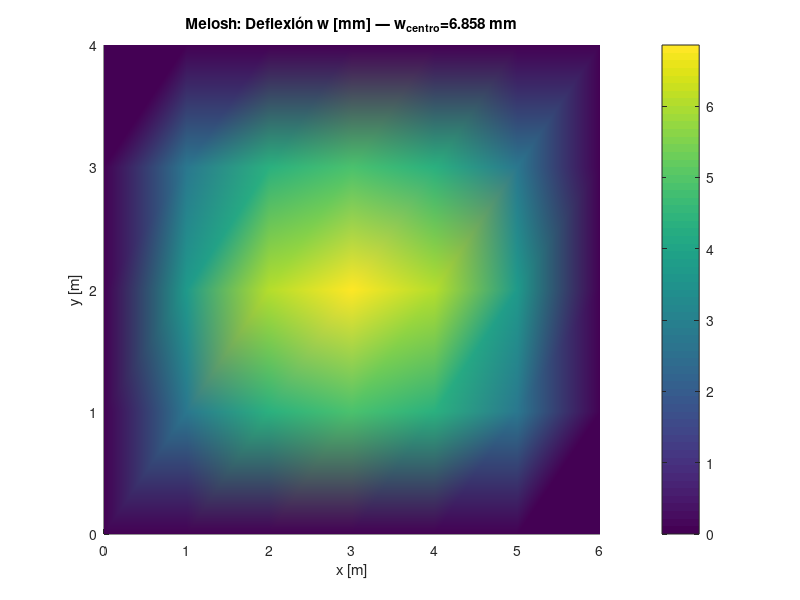
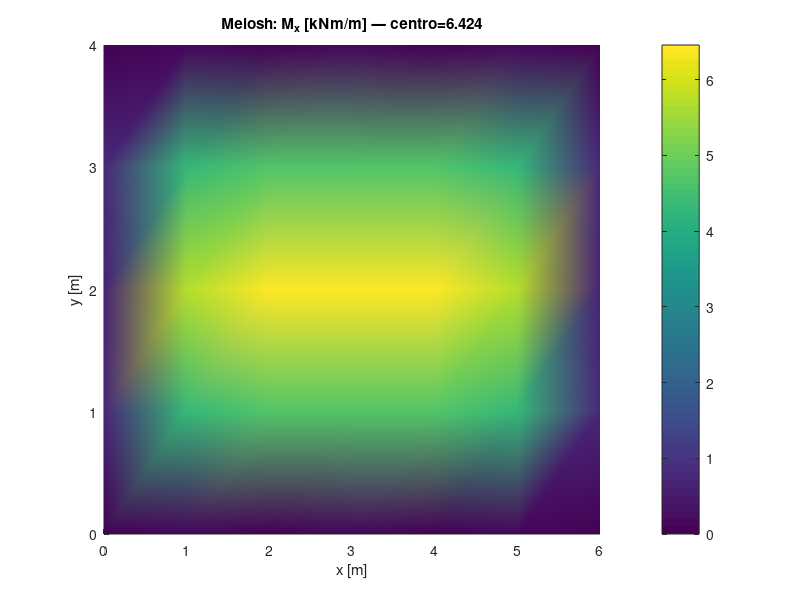
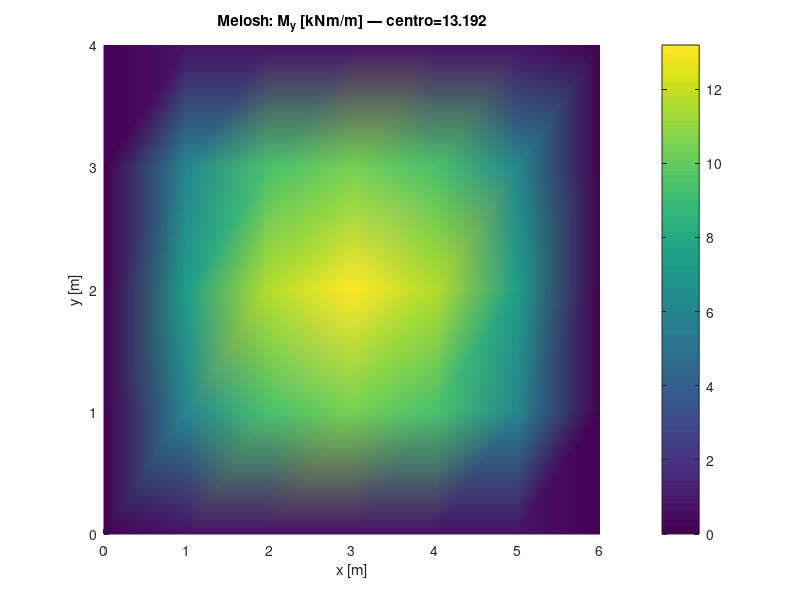
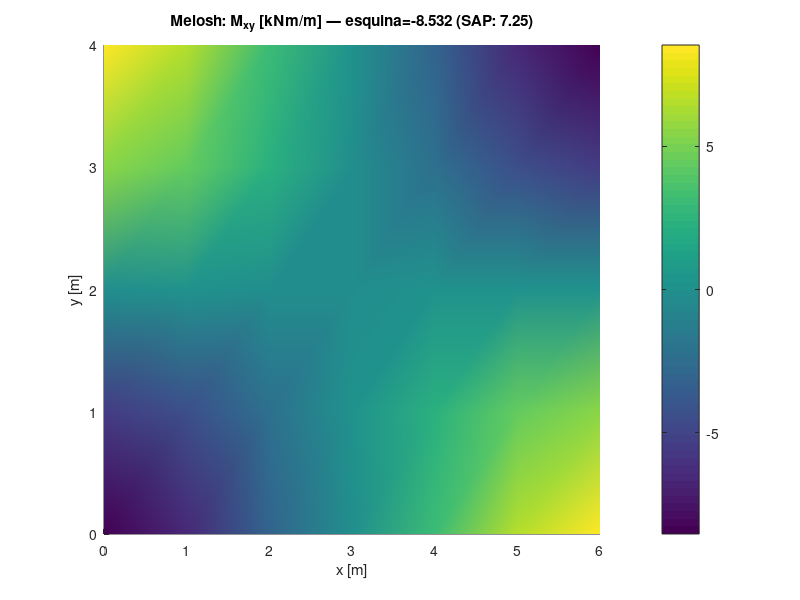

Reproduce these figures in MATLAB, in order.
% =========================================================================
% Rectangular Slab FEA — formulación Melosh ACM (DKE-like) — Calcpad-Lab
% =========================================================================
% Mismo problema que demo_rectangular_slab_fea.m PERO con el elemento
% que usa SAP 2000 (DKE/DSE de Wilson, 3 GDL/nodo).
%
% Elemento Melosh non-conforming rectangular Kirchhoff plate:
%   - 4 nodos × 3 GDL = 12 GDL/elemento
%   - GDLs por nodo: w, β_x=∂w/∂x, β_y=∂w/∂y
%   - Polinomio cúbico incompleto (12 monomios) en w(x,y)
%   - C0 continuo (NO C1 — non-conforming)
%
% Ref: Wilson E.L. cap. 8 + Cook,Malkus,Plesha cap. 12.7
%
% Diferencia clave con BFS Q4:
%   BFS Q4: 16 GDL, agrega ψ=∂²w/∂x∂y → captura twist en esquinas
%   Melosh:  12 GDL, sin ψ → twist subestimado (típico SAP 2000)
%
% Resultado SAP 2000 esperado:
%   w_centro=6.529 mm, M_x=6.22, M_y=12.76, M_xy(esquina)=±7.25
% =========================================================================
t_total = tic;

%% Datos de entrada (idénticos al ejemplo Calcpad oficial)
a  = 6
b  = 4
t  = 0.1
q  = 10
E  = 35e6
nu = 0.15

%% Malla 6×4
n_a = 6
n_b = 4
n_e = n_a*n_b
n_j = (n_a+1)*(n_b+1)
n_dof = 3                          % w, β_x, β_y
n_k = n_dof*4                      % 12
a_1 = a/n_a
b_1 = b/n_b
n_g = n_dof*n_j

% Coordenadas de nodos (mismo orden Calcpad)
x_j = zeros(n_j, 1);
y_j = zeros(n_j, 1);
x = 0; y = 0;
for j = 1:n_j
    x_j(j) = x;
    y_j(j) = y;
    y = y + b_1;
    if y > b + 1e-9
        y = 0;
        x = x + a_1;
    end
end

% Conectividad
e_j = zeros(n_e, 4);
for ia = 1:n_a
    for ib = 1:n_b
        e = ib + n_b*(ia-1);
        j_corner = e + ia - 1;
        e_j(e, 1) = j_corner;
        e_j(e, 2) = j_corner + n_b + 1;
        e_j(e, 3) = j_corner + n_b + 2;
        e_j(e, 4) = j_corner + 1;
    end
end

%% Apoyos perimetrales (idéntico al BFS)
n_s = 2*(n_a + n_b)
s_j = zeros(n_s, 1);
i_s = 0;
for i = 1:n_a+1
    j = (n_b+1)*i - n_b;
    i_s = i_s + 1;
    s_j(i_s) = j;
end
for i = 1:n_a+1
    j = (n_b+1)*i;
    i_s = i_s + 1;
    s_j(i_s) = j;
end
for i = 2:n_b
    j = i;
    i_s = i_s + 1;
    s_j(i_s) = j;
end
for i = 2:n_b
    j = n_a*(n_b+1) + i;
    i_s = i_s + 1;
    s_j(i_s) = j;
end

%% Matriz constitutiva D
D11 = E*t^3/(12*(1-nu^2))
D = D11 * [1, nu, 0; nu, 1, 0; 0, 0, (1-nu)/2]

%% Cuadratura 2×2 Gauss en [-1, +1] (la que usa SAP 2000)
gp2 = [-0.5773502691896257, 0.5773502691896257];
gw2 = [1.0, 1.0];

%% Element K_e y F_e — Melosh ACM 12-DOF
% Mapping: x_local = a_h*xi, y_local = b_h*eta  (xi, eta in [-1, +1])
% Half-lengths: a_h = a_1/2, b_h = b_1/2
a_h = a_1/2;
b_h = b_1/2;
K_e = zeros(n_k, n_k);
F_e = zeros(n_k, 1);

% Local node coords (ξ_i, η_i) en el orden 1=BL, 2=BR, 3=TR, 4=TL
xi_n  = [-1,  1, 1, -1];
eta_n = [-1, -1, 1,  1];

for ig = 1:2
    for jg = 1:2
        xi = gp2(ig);
        eta = gp2(jg);
        wgt = gw2(ig)*gw2(jg);

        % N vector (1×12) y filas de B (cada una 1×12)
        N_row = zeros(1, n_k);
        Bxx = zeros(1, n_k);
        Byy = zeros(1, n_k);
        Bxy = zeros(1, n_k);
        for k = 1:4
            si = xi_n(k);
            ti = eta_n(k);
            c = 1 + si*xi;
            d = 1 + ti*eta;
            en = 2 + si*xi + ti*eta - xi^2 - eta^2;
            % Shape functions
            Nw_k = c*d*en / 8;
            Nx_k = (a_h/8) * si * c^2 * (si*xi - 1) * d;
            Ny_k = (b_h/8) * ti * c * d^2 * (ti*eta - 1);
            % 2nd partials in (ξ,η)
            d2Nw_dxi2   = -3*si*xi*d / 4;
            d2Nw_deta2  = -3*ti*eta*c / 4;
            d2Nw_dxieta = (si*ti*en + ti*c*(si - 2*xi) + d*si*(ti - 2*eta)) / 8;
            d2Nx_dxi2   = (a_h/4) * d * si * (3*si*xi + 1);
            d2Nx_deta2  = 0;
            d2Nx_dxieta = (a_h/8) * ti * c * (3*si*xi - 1);
            d2Ny_dxi2   = 0;
            d2Ny_deta2  = (b_h/4) * c * ti * (3*ti*eta + 1);
            d2Ny_dxieta = (b_h/8) * si * d * (3*ti*eta - 1);
            % Físicas: ∂²/∂x² = (1/a_h²) ∂²/∂ξ²; ∂²/∂y² = (1/b_h²) ∂²/∂η²
            %         ∂²/∂x∂y = (1/(a_h·b_h)) ∂²/∂ξ∂η
            idx = 3*(k-1);
            N_row(idx+1) = Nw_k;
            N_row(idx+2) = Nx_k;
            N_row(idx+3) = Ny_k;
            Bxx(idx+1) = d2Nw_dxi2 / (a_h*a_h);
            Bxx(idx+2) = d2Nx_dxi2 / (a_h*a_h);
            Bxx(idx+3) = d2Ny_dxi2 / (a_h*a_h);
            Byy(idx+1) = d2Nw_deta2 / (b_h*b_h);
            Byy(idx+2) = d2Nx_deta2 / (b_h*b_h);
            Byy(idx+3) = d2Ny_deta2 / (b_h*b_h);
            Bxy(idx+1) = d2Nw_dxieta / (a_h*b_h);
            Bxy(idx+2) = d2Nx_dxieta / (a_h*b_h);
            Bxy(idx+3) = d2Ny_dxieta / (a_h*b_h);
        end
        % B(3×12): filas = [κ_x; κ_y; κ_xy] (sin signo; M = -D·B·Z después)
        B = [Bxx; Byy; 2*Bxy];
        % Jacobiano dx dy = a_h*b_h dξ dη
        K_e = K_e + (B')*D*B * (a_h*b_h*wgt);
        F_e = F_e + (N_row')*q * (a_h*b_h*wgt);
    end
end

%% Ensamblaje global
K = zeros(n_g, n_g);
F = zeros(n_g, 1);
for e = 1:n_e
    gdl_e = zeros(n_k, 1);
    for i = 1:4
        gi = e_j(e, i);
        for ii = 1:n_dof
            gdl_e(n_dof*(i-1)+ii) = n_dof*(gi-1) + ii;
        end
    end
    K(gdl_e, gdl_e) = K(gdl_e, gdl_e) + K_e;
    F(gdl_e) = F(gdl_e) + F_e;
end

%% Boundary conditions — exactamente como SAP 2000 s2k
% DOFs por nodo: 1=w, 2=β_x=∂w/∂x, 3=β_y=∂w/∂y
%   Corner (x=0/a AND y=0/b): w=0, β_x=0, β_y=0  (todos los 3 = 0)
%   Edge x=0/a (interior): w=0, β_y=0 (tangente Y → ∂w/∂y=0)
%   Edge y=0/b (interior): w=0, β_x=0 (tangente X → ∂w/∂x=0)
k_s = 1e20;
for i = 1:n_s
    j_n = s_j(i);
    g = n_dof*(j_n - 1);
    K(g+1, g+1) = K(g+1, g+1) + k_s;            % w siempre restringida
    is_edge_x = (x_j(j_n) <= 1e-9) || (x_j(j_n) >= a - 1e-9);
    is_edge_y = (y_j(j_n) <= 1e-9) || (y_j(j_n) >= b - 1e-9);
    if is_edge_x && is_edge_y
        K(g+2, g+2) = K(g+2, g+2) + k_s;        % β_x = 0
        K(g+3, g+3) = K(g+3, g+3) + k_s;        % β_y = 0
    elseif is_edge_x
        K(g+3, g+3) = K(g+3, g+3) + k_s;        % β_y = 0 (∂w/∂y nulo a lo largo del edge x=const)
    elseif is_edge_y
        K(g+2, g+2) = K(g+2, g+2) + k_s;        % β_x = 0
    end
end

%% Solve
Z = K \ F;

%% Postproceso: w por nodo
w_nodo = zeros(n_j, 1);
for j = 1:n_j
    w_nodo(j) = Z(n_dof*(j-1)+1);
end
w_nodo_mm = w_nodo * 1000;
j_centro = round(n_a/2)*(n_b+1) + round(n_b/2) + 1;
w_centro_mm = w_nodo_mm(j_centro)

%% Postproceso momentos: evaluar B en las 4 esquinas de cada elemento, promediar
M_j = zeros(3, n_j);
c_j = zeros(n_j, 1);
xi_n2  = [-1,  1, 1, -1];
eta_n2 = [-1, -1, 1,  1];
for e = 1:n_e
    % Extraer DOFs del elemento
    Z_e = zeros(n_k, 1);
    for i = 1:4
        gi = e_j(e, i);
        for ii = 1:n_dof
            Z_e(n_dof*(i-1)+ii) = Z(n_dof*(gi-1)+ii);
        end
    end
    % En cada esquina del elemento
    for i = 1:4
        xi = xi_n2(i);
        eta = eta_n2(i);
        Bxx = zeros(1, n_k);
        Byy = zeros(1, n_k);
        Bxy = zeros(1, n_k);
        for k = 1:4
            si = xi_n2(k);
            ti = eta_n2(k);
            c = 1 + si*xi;
            d = 1 + ti*eta;
            en = 2 + si*xi + ti*eta - xi^2 - eta^2;
            d2Nw_dxi2   = -3*si*xi*d / 4;
            d2Nw_deta2  = -3*ti*eta*c / 4;
            d2Nw_dxieta = (si*ti*en + ti*c*(si - 2*xi) + d*si*(ti - 2*eta)) / 8;
            d2Nx_dxi2   = (a_h/4) * d * si * (3*si*xi + 1);
            d2Nx_deta2  = 0;
            d2Nx_dxieta = (a_h/8) * ti * c * (3*si*xi - 1);
            d2Ny_dxi2   = 0;
            d2Ny_deta2  = (b_h/4) * c * ti * (3*ti*eta + 1);
            d2Ny_dxieta = (b_h/8) * si * d * (3*ti*eta - 1);
            idx = 3*(k-1);
            Bxx(idx+1) = d2Nw_dxi2 / (a_h*a_h);
            Bxx(idx+2) = d2Nx_dxi2 / (a_h*a_h);
            Bxx(idx+3) = d2Ny_dxi2 / (a_h*a_h);
            Byy(idx+1) = d2Nw_deta2 / (b_h*b_h);
            Byy(idx+2) = d2Nx_deta2 / (b_h*b_h);
            Byy(idx+3) = d2Ny_deta2 / (b_h*b_h);
            Bxy(idx+1) = d2Nw_dxieta / (a_h*b_h);
            Bxy(idx+2) = d2Nx_dxieta / (a_h*b_h);
            Bxy(idx+3) = d2Ny_dxieta / (a_h*b_h);
        end
        B_corner = [Bxx; Byy; 2*Bxy];
        M_local = -D * B_corner * Z_e;
        j_nod = e_j(e, i);
        M_j(1, j_nod) = M_j(1, j_nod) + M_local(1);
        M_j(2, j_nod) = M_j(2, j_nod) + M_local(2);
        M_j(3, j_nod) = M_j(3, j_nod) + M_local(3);
        c_j(j_nod) = c_j(j_nod) + 1;
    end
end
for j = 1:n_j
    if c_j(j) > 0
        M_j(1, j) = M_j(1, j) / c_j(j);
        M_j(2, j) = M_j(2, j) / c_j(j);
        M_j(3, j) = M_j(3, j) / c_j(j);
    end
end

% Grilla regular para reorganizar
Mx_grid = zeros(n_a+1, n_b+1);
My_grid = zeros(n_a+1, n_b+1);
Mxy_grid = zeros(n_a+1, n_b+1);
for i = 1:n_a+1
    for k = 1:n_b+1
        j = (i-1)*(n_b+1) + k;
        Mx_grid(i, k) = M_j(1, j);
        My_grid(i, k) = M_j(2, j);
        Mxy_grid(i, k) = M_j(3, j);
    end
end
Mx_centro = Mx_grid(round(n_a/2)+1, round(n_b/2)+1)
My_centro = My_grid(round(n_a/2)+1, round(n_b/2)+1)
Mxy_esquina = Mxy_grid(1, 1)

%% Reporte comparativo con SAP 2000
fprintf('══════════════════════════════════════════════════════════\n')
fprintf('  Rectangular Slab FEA — Melosh ACM (DKE-like, igual SAP 2000)\n')
fprintf('══════════════════════════════════════════════════════════\n')
fprintf('  Elemento     : Melosh non-conforming Q4 — 12 GDL (3/nodo)\n')
fprintf('  Equivalencia : SAP 2000 Plate-Thin (DKE/DSE de Wilson)\n')
fprintf('  Malla        : %d × %d (%d nodos, %d GDL totales)\n', n_a, n_b, n_j, n_g)
fprintf('  ──────────────────────────────────────────────────────────\n')
fprintf('                Calcpad-Lab(Melosh)   SAP 2000     Δ %%\n')
fprintf('  w_centro    :   %+8.4f mm        -6.529      %+.2f%%\n', w_centro_mm, 100*(abs(w_centro_mm)-6.529)/6.529)
fprintf('  M_x centro  :   %+8.4f kNm/m       6.22       %+.2f%%\n', Mx_centro, 100*(Mx_centro-6.22)/6.22)
fprintf('  M_y centro  :   %+8.4f kNm/m      12.76       %+.2f%%\n', My_centro, 100*(My_centro-12.76)/12.76)
fprintf('  M_xy esq.   :   %+8.4f kNm/m      -7.25       %+.2f%%\n', Mxy_esquina, 100*(abs(Mxy_esquina)-7.25)/7.25)
fprintf('  ──────────────────────────────────────────────────────────\n')
fprintf('  Tiempo total : %.3f s\n', toc(t_total))
fprintf('══════════════════════════════════════════════════════════\n')

%% Visualización — 5 figuras (igual que el BFS)
T = zeros(2*n_e, 3);
for e = 1:n_e
    T(2*e-1, 1) = e_j(e, 1); T(2*e-1, 2) = e_j(e, 2); T(2*e-1, 3) = e_j(e, 3);
    T(2*e, 1)   = e_j(e, 1); T(2*e, 2)   = e_j(e, 3); T(2*e, 3)   = e_j(e, 4);
end
V = [x_j, y_j];

figure
patch('Faces', T, 'Vertices', V, 'FaceVertexCData', w_nodo_mm, ...
      'FaceColor', 'interp', 'EdgeColor', 'none')
title(sprintf('Melosh: Deflexión w [mm] — w_{centro}=%.3f mm', w_centro_mm))
xlabel('x [m]'); ylabel('y [m]'); colorbar

figure
patch('Faces', T, 'Vertices', V, 'FaceVertexCData', M_j(1,:)', ...
      'FaceColor', 'interp', 'EdgeColor', 'none')
title(sprintf('Melosh: M_x [kNm/m] — centro=%.3f', Mx_centro))
xlabel('x [m]'); ylabel('y [m]'); colorbar

figure
patch('Faces', T, 'Vertices', V, 'FaceVertexCData', M_j(2,:)', ...
      'FaceColor', 'interp', 'EdgeColor', 'none')
title(sprintf('Melosh: M_y [kNm/m] — centro=%.3f', My_centro))
xlabel('x [m]'); ylabel('y [m]'); colorbar

figure
patch('Faces', T, 'Vertices', V, 'FaceVertexCData', M_j(3,:)', ...
      'FaceColor', 'interp', 'EdgeColor', 'none')
title(sprintf('Melosh: M_{xy} [kNm/m] — esquina=%.3f (SAP: 7.25)', Mxy_esquina))
xlabel('x [m]'); ylabel('y [m]'); colorbar

figure
trisurf(T, x_j, y_j, w_nodo_mm, w_nodo_mm);
title(sprintf('Melosh: Deflexión 3D — w_{centro}=%.3f mm', w_centro_mm))
xlabel('x [m]'); ylabel('y [m]'); zlabel('w [mm]')

fprintf('Done — Melosh ACM (DKE-like) con 5 figuras.\n')
